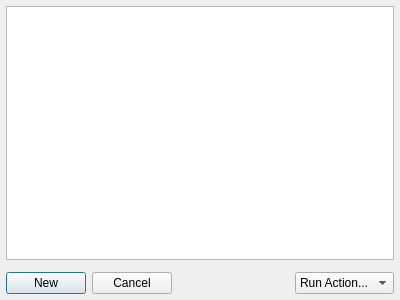
<?xml version="1.0" encoding="UTF-8"?>
<ui version="4.0">
 <class>Form</class>
 <widget class="QWidget" name="Form">
  <property name="geometry">
   <rect>
    <x>0</x>
    <y>0</y>
    <width>400</width>
    <height>300</height>
   </rect>
  </property>
  <property name="windowTitle">
   <string>Form</string>
  </property>
  <layout class="QVBoxLayout" name="verticalLayout">
   <property name="leftMargin">
    <number>6</number>
   </property>
   <property name="topMargin">
    <number>6</number>
   </property>
   <property name="rightMargin">
    <number>6</number>
   </property>
   <property name="bottomMargin">
    <number>6</number>
   </property>
   <item>
    <widget class="QTableView" name="table">
     <property name="editTriggers">
      <set>QAbstractItemView::NoEditTriggers</set>
     </property>
     <property name="selectionBehavior">
      <enum>QAbstractItemView::SelectRows</enum>
     </property>
    </widget>
   </item>
   <item>
    <widget class="QWidget" name="widget" native="true">
     <layout class="QHBoxLayout" name="horizontalLayout">
      <property name="leftMargin">
       <number>0</number>
      </property>
      <property name="topMargin">
       <number>6</number>
      </property>
      <property name="rightMargin">
       <number>0</number>
      </property>
      <property name="bottomMargin">
       <number>0</number>
      </property>
      <item>
       <widget class="QWidget" name="buttonBox" native="true">
        <layout class="QHBoxLayout" name="horizontalLayout_2">
         <property name="leftMargin">
          <number>0</number>
         </property>
         <property name="topMargin">
          <number>0</number>
         </property>
         <property name="rightMargin">
          <number>0</number>
         </property>
         <property name="bottomMargin">
          <number>0</number>
         </property>
         <item>
          <widget class="QPushButton" name="newButton">
           <property name="text">
            <string>New</string>
           </property>
           <property name="autoDefault">
            <bool>false</bool>
           </property>
           <property name="default">
            <bool>true</bool>
           </property>
          </widget>
         </item>
         <item>
          <widget class="QPushButton" name="stopButton">
           <property name="text">
            <string>Cancel</string>
           </property>
          </widget>
         </item>
        </layout>
       </widget>
      </item>
      <item>
       <spacer name="_horizontalSpacer">
        <property name="orientation">
         <enum>Qt::Horizontal</enum>
        </property>
        <property name="sizeHint" stdset="0">
         <size>
          <width>40</width>
          <height>20</height>
         </size>
        </property>
       </spacer>
      </item>
      <item>
       <widget class="QComboBox" name="actionComboBox">
        <item>
         <property name="text">
          <string>Run Action...</string>
         </property>
        </item>
       </widget>
      </item>
     </layout>
    </widget>
   </item>
  </layout>
 </widget>
 <resources/>
 <connections/>
</ui>
